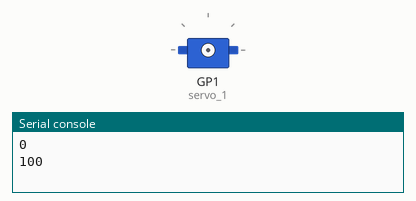
Simulated run of this program. Board: Raspberry Pi Pico running MicroPython. Parts: servo, the last lines printed to the serial console. Servo angles are drawn from the pulse width (0.5 ms = 0°, 2.5 ms = 180°).

Above: at 0.1 s.
At 4.2 s:
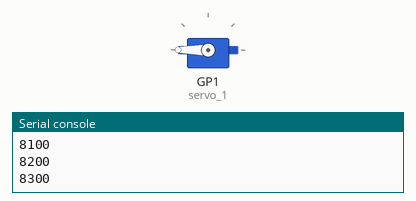
Timing chart, 0 to 5.7 s (numbered marks = the images above):
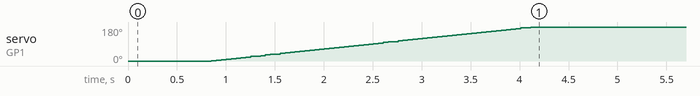

Measured:
- by itself, servo on GP1 (servo_1): moves from 0° to 180° over 3.3 s

The program:

servo_pwm_test.py
```python
from machine import Pin, PWM
import time

# pinとうろく
servo_1 = PWM(Pin(1))

# 1秒間に50回切り替える
servo_1.freq(50)

max_duty_u16 = 65025


while True:
    for i in range(0, max_duty_u16, 100):
            print(i)
            servo_1.duty_u16(i)
            time.sleep(0.05)

    for i in range(max_duty_u16, 0, -100):
            print(i)
            servo_1.duty_u16(i)
            time.sleep(0.05)
```
